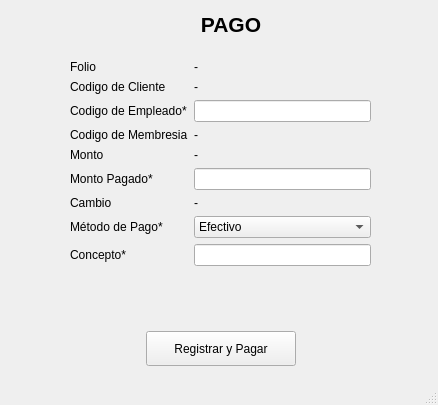
<?xml version="1.0" encoding="UTF-8"?>
<ui version="4.0">
 <class>MainWindow</class>
 <widget class="QMainWindow" name="MainWindow">
  <property name="geometry">
   <rect>
    <x>0</x>
    <y>0</y>
    <width>438</width>
    <height>405</height>
   </rect>
  </property>
  <property name="windowTitle">
   <string>PAGOS DE MEMBRESIA</string>
  </property>
  <widget class="QWidget" name="centralwidget">
   <widget class="QLabel" name="lblTitulo">
    <property name="geometry">
     <rect>
      <x>20</x>
      <y>10</y>
      <width>422</width>
      <height>28</height>
     </rect>
    </property>
    <property name="font">
     <font>
      <pointsize>16</pointsize>
      <bold>true</bold>
     </font>
    </property>
    <property name="text">
     <string>PAGO</string>
    </property>
    <property name="alignment">
     <set>Qt::AlignmentFlag::AlignCenter</set>
    </property>
   </widget>
   <widget class="QWidget" name="formLayoutWidget">
    <property name="geometry">
     <rect>
      <x>70</x>
      <y>60</y>
      <width>301</width>
      <height>251</height>
     </rect>
    </property>
    <layout class="QFormLayout" name="formLayout">
     <item row="0" column="0">
      <widget class="QLabel" name="label">
       <property name="text">
        <string>Folio</string>
       </property>
      </widget>
     </item>
     <item row="0" column="1">
      <widget class="QLabel" name="label_2">
       <property name="text">
        <string>-</string>
       </property>
      </widget>
     </item>
     <item row="1" column="0">
      <widget class="QLabel" name="label_3">
       <property name="text">
        <string>Codigo de Cliente</string>
       </property>
      </widget>
     </item>
     <item row="1" column="1">
      <widget class="QLabel" name="label_4">
       <property name="text">
        <string>-</string>
       </property>
      </widget>
     </item>
     <item row="2" column="0">
      <widget class="QLabel" name="label_5">
       <property name="text">
        <string>Codigo de Empleado*</string>
       </property>
      </widget>
     </item>
     <item row="2" column="1">
      <widget class="QLineEdit" name="lineEdit"/>
     </item>
     <item row="3" column="0">
      <widget class="QLabel" name="label_6">
       <property name="text">
        <string>Codigo de Membresia</string>
       </property>
      </widget>
     </item>
     <item row="3" column="1">
      <widget class="QLabel" name="label_7">
       <property name="text">
        <string>-</string>
       </property>
      </widget>
     </item>
     <item row="4" column="0">
      <widget class="QLabel" name="label_8">
       <property name="text">
        <string>Monto</string>
       </property>
      </widget>
     </item>
     <item row="4" column="1">
      <widget class="QLabel" name="label_9">
       <property name="text">
        <string>-</string>
       </property>
      </widget>
     </item>
     <item row="5" column="0">
      <widget class="QLabel" name="label_10">
       <property name="text">
        <string>Monto Pagado*</string>
       </property>
      </widget>
     </item>
     <item row="5" column="1">
      <widget class="QLineEdit" name="lineEdit_2"/>
     </item>
     <item row="6" column="0">
      <widget class="QLabel" name="label_11">
       <property name="text">
        <string>Cambio</string>
       </property>
      </widget>
     </item>
     <item row="6" column="1">
      <widget class="QLabel" name="label_12">
       <property name="text">
        <string>-</string>
       </property>
      </widget>
     </item>
     <item row="7" column="0">
      <widget class="QLabel" name="label_13">
       <property name="text">
        <string>Método de Pago*</string>
       </property>
      </widget>
     </item>
     <item row="7" column="1">
      <widget class="QComboBox" name="comboBox">
       <item>
        <property name="text">
         <string>Efectivo</string>
        </property>
       </item>
       <item>
        <property name="text">
         <string>Tarjeta</string>
        </property>
       </item>
       <item>
        <property name="text">
         <string>Transferencia</string>
        </property>
       </item>
      </widget>
     </item>
     <item row="8" column="0">
      <widget class="QLabel" name="label_16">
       <property name="text">
        <string>Concepto*</string>
       </property>
      </widget>
     </item>
     <item row="8" column="1">
      <widget class="QLineEdit" name="lineEdit_3"/>
     </item>
    </layout>
   </widget>
   <widget class="QWidget" name="layoutWidget_2">
    <property name="geometry">
     <rect>
      <x>30</x>
      <y>330</y>
      <width>381</width>
      <height>37</height>
     </rect>
    </property>
    <layout class="QHBoxLayout" name="horizontalLayout_3">
     <item>
      <spacer name="horizontalSpacer_4">
       <property name="orientation">
        <enum>Qt::Orientation::Horizontal</enum>
       </property>
       <property name="sizeHint" stdset="0">
        <size>
         <width>40</width>
         <height>20</height>
        </size>
       </property>
      </spacer>
     </item>
     <item>
      <widget class="QPushButton" name="btnGuardar_2">
       <property name="minimumSize">
        <size>
         <width>150</width>
         <height>35</height>
        </size>
       </property>
       <property name="text">
        <string>Registrar y Pagar</string>
       </property>
      </widget>
     </item>
     <item>
      <spacer name="horizontalSpacer_5">
       <property name="orientation">
        <enum>Qt::Orientation::Horizontal</enum>
       </property>
       <property name="sizeHint" stdset="0">
        <size>
         <width>40</width>
         <height>20</height>
        </size>
       </property>
      </spacer>
     </item>
    </layout>
   </widget>
  </widget>
  <widget class="QStatusBar" name="statusbar"/>
 </widget>
 <resources/>
 <connections/>
</ui>
